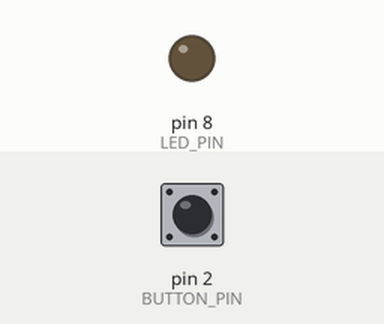
The sketch below on a simulated Arduino Uno, built with avr-gcc and run on an emulated ATmega328P. Shown: output pins drawn as LEDs (lit = HIGH). The inputs (shaded band) are chosen by the test bench; at power-on: pin 2 (BUTTON_PIN) HIGH.

Above: at 1.2 s.
1.3 s: pin 2 (BUTTON_PIN) pulled LOW for 0.15 s
At 1.37 s:
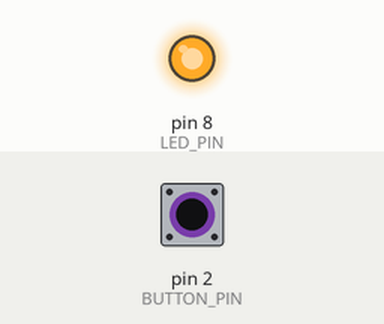
2.9 s: pin 2 (BUTTON_PIN) pulled LOW for 3.2 s
At 7.3 s:
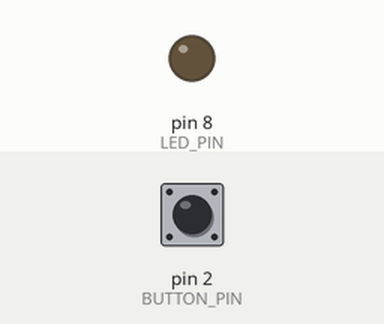
Timing chart, 0 to 8.8 s (numbered marks = the images above; inputs shaded):
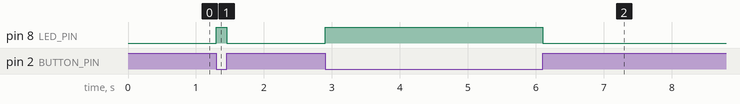

Measured:
- after the input at 1.3 s, pin 8 (LED_PIN): LOW → HIGH at once, → LOW 0.15 s later
- after the input at 2.9 s, pin 8 (LED_PIN): LOW → HIGH at once, → LOW 3.2 s later

The sketch:

sketch.ino
```cpp
// 2장 실습: 버튼으로 LED 켜기 (아두이노 방식)
const int LED_PIN = 8;
const int BUTTON_PIN = 2;

void setup() {
    pinMode(LED_PIN, OUTPUT);
    pinMode(BUTTON_PIN, INPUT_PULLUP);   // 버튼은 GND 쪽: 누르면 LOW
}

void loop() {
    if (digitalRead(BUTTON_PIN) == LOW) {
        digitalWrite(LED_PIN, HIGH);
    } else {
        digitalWrite(LED_PIN, LOW);
    }
}
```
